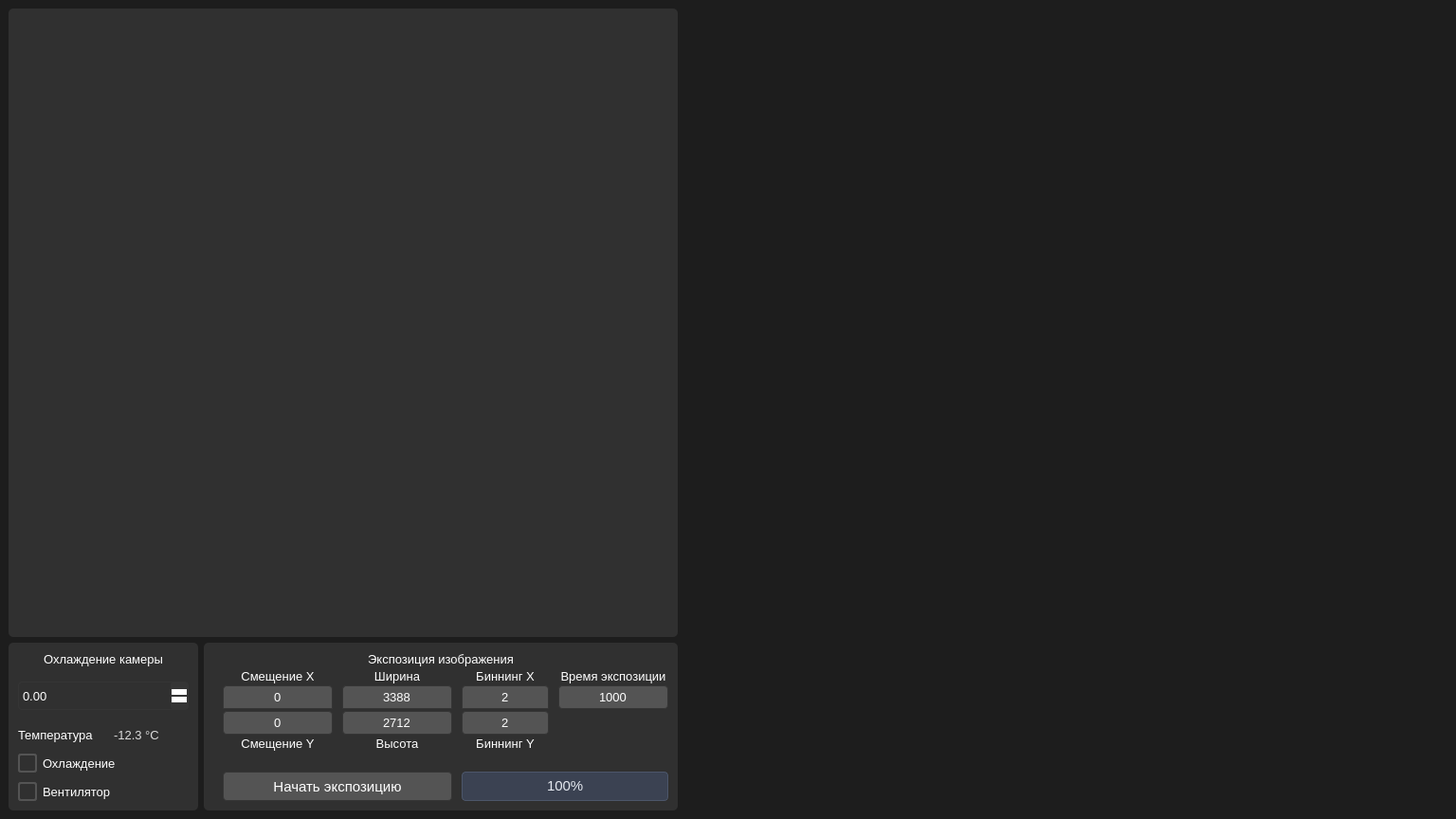
<?xml version="1.0" encoding="UTF-8"?>
<ui version="4.0">
 <class>MainWindow</class>
 <widget class="QMainWindow" name="MainWindow">
  <property name="geometry">
   <rect>
    <x>0</x>
    <y>0</y>
    <width>1536</width>
    <height>864</height>
   </rect>
  </property>
  <property name="minimumSize">
   <size>
    <width>0</width>
    <height>0</height>
   </size>
  </property>
  <property name="windowTitle">
   <string>MainWindow</string>
  </property>
  <property name="styleSheet">
   <string notr="true">/* Глобальные настройки */
QWidget {
    background-color: rgba(30, 34, 45, 255);
    font-family: &quot;MS Shell Dlg 2&quot;;
    color: #D8DEE9;
}

/* Глобальные настройки */
QFrame {
 	background-color: #2E3440;
    border-radius: 5px;
    padding: 0px;
}


/* Кнопки */
QPushButton {
    background-color: #3B4252;
    border: 1px solid rgba(80, 85, 95, 255);
    color: #D8DEE9;
    padding:0px;
    border-radius: 4px;
    font-family: &quot;MS Shell Dlg 2&quot;;
}
QPushButton:hover {
    background-color: #434C5E;
    border: 1px solid #5E81AC;
}
QPushButton:pressed {
    background-color: #2E3440;
    border: 1px solid #3A7CA5;
    color: #88C0D0;
}
QPushButton:disabled {
    background-color: qlineargradient(spread:pad, x1:0, y1:0, x2:0, y2:1, stop:0 rgba(30, 34, 45, 255), stop:1 rgba(20, 24, 35, 255));
    border: 1px solid rgba(60, 65, 75, 255);
    color: rgba(100, 100, 100, 255);
}

QSlider
{
 	background-color: #2E3440;
}

/* Слайдеры (без изменений) */
QSlider::groove:horizontal {
    border: 1px solid #4C566A;
    height: 6px;
    background: qlineargradient(
        x1:0, y1:0, x2:0, y2:1,
        stop:0 #3B4252, stop:1 #2E3440
    );
    border-radius: 3px;
    margin: 0 12px;
}
QSlider::handle:horizontal {
    background: qlineargradient(
        x1:0, y1:0, x2:0, y2:1,
        stop:0 #5E81AC, stop:0.5 #81A1C1, stop:1 #3A7CA5
    );
    border: 1px solid #3A7CA5;
    width: 20px;
    height: 28px;
    margin: -11px 0;
    border-top-left-radius: 4px;
    border-top-right-radius: 4px;
    border-bottom-left-radius: 2px;
    border-bottom-right-radius: 2px;
    position: relative;
}
QSlider::handle:horizontal::before {
    content: &quot;&quot;;
    position: absolute;
    top: -4px;
    left: 0px;
    width: 12px;
    height: 8px;
    background: qlineargradient(
        x1:0, y1:0, x2:0, y2:1,
        stop:0 #81A1C1, stop:1 #5E81AC
    );
    border: 1px solid #3A7CA5;
    border-bottom: none;
    border-top-left-radius: 3px;
    border-top-right-radius: 3px;
    box-shadow: 0 2px 4px rgba(0,0,0,0.4);
}
QSlider::handle:horizontal:hover {
    background: qlineargradient(
        x1:0, y1:0, x2:0, y2:1,
        stop:0 #88C0D0, stop:0.5 #A3B8D1, stop:1 #5E81AC
    );
    border: 1px solid #81A1C1;
}
QSlider::handle:horizontal:pressed {
    background: qlineargradient(
        x1:0, y1:0, x2:0, y2:1,
        stop:0 #A3B8D1, stop:0.5 #88C0D0, stop:1 #81A1C1
    );
    border: 1px solid #88C0D0;
}

/* Текст */
QLabel {
    color: #D8DEE9;
    background-color: transparent;
    border: none;
    padding: 0px;
    font-weight: normal;
    font-family: &quot;MS Shell Dlg 2&quot;;
}

/* Другие текстовые элементы */
QLineEdit, QComboBox, QTextEdit, QSpinBox, QMenuBar, QMenu {
    font-family: &quot;MS Shell Dlg 2&quot;;
    color: #D8DEE9;
}

/* Чекбокс */
QCheckBox {
    spacing: 6px;
    color: #D8DEE9;
    background-color:  rgba(0, 0, 0, 0);
    font-family: &quot;MS Shell Dlg 2&quot;;
}

QCheckBox::indicator {
    width: 16px;
    height: 16px;
    border-radius: 4px;
    border: 1.5px solid rgba(80, 85, 95, 255);
    background-color: #3B4252;
}

QCheckBox::indicator:hover {
    border-color: #5E81AC;
    background-color: #434C5E;
}

QCheckBox::indicator:pressed {
    background-color: #2E3440;
    border-color: #3A7CA5;
}

QCheckBox::indicator:checked {
    background-color: #5E81AC;
    border: 1.5px solid #81A1C1;
}

QCheckBox::indicator:checked:hover {
    background-color: #81A1C1;
    border-color: #A3B8D1;
}

QCheckBox::indicator:checked:pressed {
    background-color: #88C0D0;
    border-color: #5E81AC;
}
</string>
  </property>
  <widget class="QWidget" name="StarLight_window">
   <property name="styleSheet">
    <string notr="true">/* ===== ТЁМНАЯ ТЕМА (СЕРЫЙ + СИНИЙ) ===== */
/* Глобальные настройки */
QWidget {
    background-color: #1d1d1d;
}

QStackedWidget {
    background-color: #303030;
}


/* Фреймы */
QFrame {
    background-color: #303030; /* Фон фреймов */
    border-radius: 5px;
    padding: 0px;
    border: 0px solid #353535; /* Граница фреймов */
}

/* Основные кнопки */
QPushButton {
    background-color: #545454; /* Стандартный серый */
    border: 1px solid #353535;
    color: #ffffff;
    border-radius: 4px;
    font-family: &quot;MS Shell Dlg 2&quot;;
}

QPushButton:hover {
    border: 1px solid #6c7d9d; /* Светло-синяя граница */
}

QPushButton:pressed {
    background-color: #303030; /* Темнее при нажатии */
    border: 1px solid #4d6490; /* Тёмно-синий */
    color: #ffffff;
}

QPushButton:checked {
    background-color: #1d1d1d;
    border: 1px solid #4d6490; /* Синий для выделенных */
    color: #ffffff;
}

QPushButton:disabled {
    background-color: #242424;
    border: 1px solid #353535;
    color: #797979; /* Серый текст */
}

/* Текст */
QLabel {
    color: #ffffff;
    background-color: transparent;
    border: none;
    padding: 0px;
    font-weight: normal;
    font-family: &quot;MS Shell Dlg 2&quot;;
}

QLabel:disabled {
    color: #797979; /* Серый для неактивных */
}

/* Поля ввода */
QLineEdit {
    background-color: #545454;
    border: 1px solid #353535;
    color: #ffffff;
    padding: 0px 8px;
    border-radius: 4px;
    selection-background-color: #4d6490; /* Синий для выделения текста */
    selection-color: #ffffff;
}

QLineEdit:hover {
    border: 1px solid #6c7d9d; /* Светло-синяя граница */
}

QLineEdit:focus {
    border: 1px solid #6c7d9d; /* Светло-синий при фокусе */
    background-color: #303030;
}

QLineEdit:disabled {
    background-color: #242424;
    border: 1px solid #353535;
    color: #797979;
}

QLineEdit[readOnly=&quot;true&quot;] {
    background-color: #303030;
    color: #cccccc;
}


/* Чекбоксы */
QCheckBox {
    spacing: 6px;
    color: #ffffff;
    background-color: transparent;
    font-family: &quot;MS Shell Dlg 2&quot;;
}

QCheckBox:disabled {
    color: #797979;
}

QCheckBox::indicator {
    width: 16px;
    height: 16px;
    border-radius: 3px;
    border: 1.5px solid #545454;
    background-color: #303030;
}

QCheckBox::indicator:hover {
    border-color: #6c7d9d; /* Синий при наведении */
    background-color: #353535;
}

QCheckBox::indicator:checked {
    background-color: #4d6490; /* Синий фон */
    border: 1.5px solid #6c7d9d; /* Светло-синяя граница */
}

QCheckBox::indicator:checked:hover {
    background-color: #6c7d9d; /* Светлее синий */
    border-color: #8a9bb9;
}

QCheckBox::indicator:disabled {
    background-color: #242424;
    border: 1.5px solid #353535;
}

QCheckBox::indicator:checked:disabled {
    background-color: #3a4a6b; /* Тёмно-синий */
    border: 1.5px solid #353535;
}

/* Группбоксы */
QGroupBox {
    border: 1px solid #353535;
    border-radius: 5px;
    margin-top: 20px;
    padding-top: 10px;
    background-color: #3d3d3d;
    color: #ffffff;
    font-family: &quot;MS Shell Dlg 2&quot;;

}

QGroupBox::title {
    subcontrol-origin: margin;
    subcontrol-position: top left;
    padding: 0px 8px;
    background-color: transparent;
}

/* Прогресс-бар */
QProgressBar {
    background-color: #303030;
    border: 1px solid #353535;
    border-radius: 4px;
    text-align: center;
    color: #ffffff;
    font-family: &quot;MS Shell Dlg 2&quot;;
}

QProgressBar:disabled {
    color: #797979;
}

QProgressBar::chunk {
    background: qlineargradient(
        x1:0, y1:0, x2:1, y2:0,
        stop:0 #4d6490, stop:1 #6c7d9d  /* Синий градиент */
    );
    border-radius: 3px;
}

QProgressBar::chunk:disabled {
    background: #545454; /* Серый для неактивных */
}

/* Слайдеры */
QSlider {
    background-color: transparent;
}

/* Горизонтальные слайдеры */
QSlider::groove:horizontal {
    border: 1px solid #353535;
    height: 6px;
    background: qlineargradient(
        x1:0, y1:0, x2:0, y2:1,
        stop:0 #303030, stop:1 #1d1d1d
    );
    border-radius: 3px;
    margin: 0 6px;
}

QSlider::groove:horizontal:disabled {
    border: 1px solid #353535;
    background: #242424;
}

QSlider::handle:horizontal {
    background: #6c7d9d; /* Синий ползунок */
    border: 1px solid #8a9bb9;
    width: 8px;
    height: 14px;
    margin: -6px 0;
    border-radius: 4px;
}

QSlider::handle:horizontal:hover {
    background: #8a9bb9; /* Светло-синий при наведении */
    border: 1px solid #a8b9d6;
}

QSlider::handle:horizontal:disabled {
    background: #545454;
    border: 1px solid #353535;
}

/* Вертикальные слайдеры */
QSlider::groove:vertical {
    border: 1px solid #353535;
    width: 6px;
    background: qlineargradient(
        x1:0, y1:0, x2:1, y2:0,
        stop:0 #303030, stop:1 #1d1d1d
    );
    border-radius: 3px;
    margin: 6px 0;
}

QSlider::handle:vertical {
    background: #6c7d9d;
    border: 1px solid #8a9bb9;
    width: 14px;
    height: 8px;
    margin: 0 -6px;
    border-radius: 4px;
}

QSlider::handle:vertical:hover {
    background: #8a9bb9;
    border: 1px solid #a8b9d6;
}

/* Спинбоксы */
QSpinBox, QDoubleSpinBox {
    background-color: #303030;
    border: 1px solid #353535;
    color: #ffffff;
    padding: 2px;
    border-radius: 4px;
}

QSpinBox:hover, QDoubleSpinBox:hover {
    border: 1px solid #545454; /* Светло-серая граница */
}

QSpinBox:focus, QDoubleSpinBox:focus {
    border: 1px solid #6c7d9d; /* Светло-синий при фокусе */
}

QSpinBox::up-button, QDoubleSpinBox::up-button,
QSpinBox::down-button, QDoubleSpinBox::down-button {
    border: 1px solid #353535;
    background-color: #353535;
    width: 16px;
    border-radius: 2px;
}

QSpinBox::up-button:hover, QDoubleSpinBox::up-button:hover,
QSpinBox::down-button:hover, QDoubleSpinBox::down-button:hover {
    background-color: #3d3d3d;
    border: 1px solid #545454;
}

QSpinBox::up-arrow, QDoubleSpinBox::up-arrow {
    border-left: 3px solid transparent;
    border-right: 3px solid transparent;
    border-bottom: 6px solid #ffffff;
}

QSpinBox::down-arrow, QDoubleSpinBox::down-arrow {
    border-left: 3px solid transparent;
    border-right: 3px solid transparent;
    border-top: 6px solid #ffffff;
}

/* Меню */
QMenuBar {
    background-color: #1d1d1d;
    color: #ffffff;
    border-bottom: 1px solid #353535;
}

QMenuBar::item {
    padding: 5px 10px;
    background-color: transparent;
}

QMenuBar::item:selected {
    background-color: #353535;
}

QMenuBar::item:pressed {
    background-color: #4d6490; /* Синий при нажатии */
}

QMenu {
    background-color: #303030;
    color: #ffffff;
    border: 1px solid #353535;
    padding: 5px;
}

QMenu::item {
    padding: 5px 20px 5px 20px;
}

QMenu::item:selected {
    background-color: #4d6490; /* Синий фон выбора */
}

QMenu::item:disabled {
    color: #797979;
}

QMenu::separator {
    height: 1px;
    background-color: #353535;
    margin: 5px 10px;
}

/* Таблицы */
QTableView, QTableWidget {
    background-color: #303030;
    color: #ffffff;
    border: 1px solid #353535;
    gridline-color: #353535;
    alternate-background-color: #2b2b2b;
}

QHeaderView::section {
    background-color: #353535;
    color: #ffffff;
    padding: 5px;
    border: 1px solid #545454;
}

QHeaderView::section:hover {
    background-color: #3d3d3d;
}

QTableView::item:selected, QTableWidget::item:selected {
    background-color: #4d6490; /* Синий фон выделения */
    color: #ffffff;
}

QTableView::item:focus, QTableWidget::item:focus {
    background-color: #6c7d9d; /* Светло-синий при фокусе */
    border: 1px solid #8a9bb9;
}

/* Вкладки */
QTabWidget::pane {
    border: 1px solid #353535;
    background-color: #303030;
}

QTabBar::tab {
    background-color: #353535;
    color: #ffffff;
    padding: 6px 12px;
    margin-right: 2px;
    border: 1px solid #545454;
    border-bottom: none;
    border-top-left-radius: 4px;
    border-top-right-radius: 4px;
}

QTabBar::tab:hover {
    background-color: #3d3d3d;
    border-color: #545454;
}

QTabBar::tab:selected {
    background-color: #303030;
    border-color: #6c7d9d; /* Синяя граница для активной вкладки */
    border-bottom-color: #303030; /* Сливаем с фоном */
}

QTabBar::tab:!selected {
    margin-top: 2px; /* Немного поднимаем неактивные вкладки */
}

/* Скроллбары */
QScrollBar:vertical, QScrollBar:horizontal {
    background-color: #303030;
    border: 1px solid #353535;
    border-radius: 3px;
    width: 12px;
    height: 12px;
}

QScrollBar::handle:vertical, QScrollBar::handle:horizontal {
    background-color: #353535;
    border-radius: 5px;
    min-height: 20px;
    min-width: 20px;
}

QScrollBar::handle:vertical:hover, QScrollBar::handle:horizontal:hover {
    background-color: #3d3d3d;
}

QScrollBar::handle:vertical:pressed, QScrollBar::handle:horizontal:pressed {
    background-color: #4d6490; /* Синий при нажатии */
}

QScrollBar::add-line, QScrollBar::sub-line {
    background-color: #303030;
    border: none;
}

QScrollBar::add-page, QScrollBar::sub-page {
    background-color: #303030;
}</string>
   </property>
   <layout class="QGridLayout" name="gridLayout_4">
    <item row="0" column="0">
     <layout class="QGridLayout" name="gridLayout">
      <item row="1" column="0">
       <widget class="QFrame" name="BG_9">
        <property name="sizePolicy">
         <sizepolicy hsizetype="Preferred" vsizetype="Preferred">
          <horstretch>0</horstretch>
          <verstretch>0</verstretch>
         </sizepolicy>
        </property>
        <property name="maximumSize">
         <size>
          <width>200</width>
          <height>177</height>
         </size>
        </property>
        <property name="frameShape">
         <enum>QFrame::StyledPanel</enum>
        </property>
        <property name="frameShadow">
         <enum>QFrame::Raised</enum>
        </property>
        <layout class="QGridLayout" name="gridLayout_3">
         <property name="leftMargin">
          <number>10</number>
         </property>
         <property name="topMargin">
          <number>10</number>
         </property>
         <property name="rightMargin">
          <number>10</number>
         </property>
         <property name="bottomMargin">
          <number>10</number>
         </property>
         <property name="spacing">
          <number>10</number>
         </property>
         <item row="2" column="0" colspan="2">
          <widget class="QDoubleSpinBox" name="Temperature_spin_box">
           <property name="sizePolicy">
            <sizepolicy hsizetype="Minimum" vsizetype="Preferred">
             <horstretch>0</horstretch>
             <verstretch>0</verstretch>
            </sizepolicy>
           </property>
           <property name="minimumSize">
            <size>
             <width>74</width>
             <height>30</height>
            </size>
           </property>
           <property name="font">
            <font>
             <pointsize>10</pointsize>
            </font>
           </property>
           <property name="styleSheet">
            <string notr="true"/>
           </property>
          </widget>
         </item>
         <item row="4" column="1">
          <widget class="QLineEdit" name="Current_temp_label">
           <property name="enabled">
            <bool>true</bool>
           </property>
           <property name="sizePolicy">
            <sizepolicy hsizetype="Fixed" vsizetype="Fixed">
             <horstretch>0</horstretch>
             <verstretch>0</verstretch>
            </sizepolicy>
           </property>
           <property name="font">
            <font>
             <family>MS Shell Dlg 2</family>
             <pointsize>10</pointsize>
            </font>
           </property>
           <property name="cursor">
            <cursorShape>ArrowCursor</cursorShape>
           </property>
           <property name="mouseTracking">
            <bool>false</bool>
           </property>
           <property name="focusPolicy">
            <enum>Qt::NoFocus</enum>
           </property>
           <property name="toolTipDuration">
            <number>0</number>
           </property>
           <property name="layoutDirection">
            <enum>Qt::LeftToRight</enum>
           </property>
           <property name="styleSheet">
            <string notr="true">QLineEdit {
    background-color:  rgba(80, 85, 95, 0);
    border: 1px solid rgba(80, 85, 95, 0);
    color: rgba(220, 220, 220, 255);
    border-radius: 4px;
}
</string>
           </property>
           <property name="text">
            <string>-12.3 °C</string>
           </property>
           <property name="cursorPosition">
            <number>8</number>
           </property>
           <property name="alignment">
            <set>Qt::AlignLeading|Qt::AlignLeft|Qt::AlignVCenter</set>
           </property>
           <property name="readOnly">
            <bool>true</bool>
           </property>
          </widget>
         </item>
         <item row="0" column="0" colspan="2">
          <widget class="QLabel" name="label_38">
           <property name="font">
            <font>
             <family>MS Shell Dlg 2</family>
             <pointsize>10</pointsize>
             <weight>50</weight>
             <bold>false</bold>
            </font>
           </property>
           <property name="styleSheet">
            <string notr="true"/>
           </property>
           <property name="text">
            <string>Охлаждение камеры</string>
           </property>
           <property name="alignment">
            <set>Qt::AlignCenter</set>
           </property>
          </widget>
         </item>
         <item row="4" column="0">
          <widget class="QLabel" name="label_40">
           <property name="font">
            <font>
             <family>MS Shell Dlg 2</family>
             <pointsize>10</pointsize>
             <weight>50</weight>
             <bold>false</bold>
            </font>
           </property>
           <property name="styleSheet">
            <string notr="true"/>
           </property>
           <property name="text">
            <string>Температура</string>
           </property>
           <property name="textFormat">
            <enum>Qt::AutoText</enum>
           </property>
           <property name="alignment">
            <set>Qt::AlignLeading|Qt::AlignLeft|Qt::AlignVCenter</set>
           </property>
          </widget>
         </item>
         <item row="3" column="0">
          <spacer name="verticalSpacer_3">
           <property name="orientation">
            <enum>Qt::Vertical</enum>
           </property>
           <property name="sizeType">
            <enum>QSizePolicy::Expanding</enum>
           </property>
           <property name="sizeHint" stdset="0">
            <size>
             <width>20</width>
             <height>20</height>
            </size>
           </property>
          </spacer>
         </item>
         <item row="1" column="0" colspan="2">
          <spacer name="verticalSpacer_2">
           <property name="orientation">
            <enum>Qt::Vertical</enum>
           </property>
           <property name="sizeType">
            <enum>QSizePolicy::Expanding</enum>
           </property>
           <property name="sizeHint" stdset="0">
            <size>
             <width>20</width>
             <height>20</height>
            </size>
           </property>
          </spacer>
         </item>
         <item row="6" column="0" colspan="2">
          <widget class="QCheckBox" name="Fan_checkBox">
           <property name="sizePolicy">
            <sizepolicy hsizetype="Minimum" vsizetype="Preferred">
             <horstretch>0</horstretch>
             <verstretch>0</verstretch>
            </sizepolicy>
           </property>
           <property name="font">
            <font>
             <pointsize>10</pointsize>
            </font>
           </property>
           <property name="styleSheet">
            <string notr="true"/>
           </property>
           <property name="text">
            <string>Вентилятор</string>
           </property>
          </widget>
         </item>
         <item row="5" column="0" colspan="2">
          <widget class="QCheckBox" name="Cooling_checkBox">
           <property name="sizePolicy">
            <sizepolicy hsizetype="Minimum" vsizetype="Preferred">
             <horstretch>0</horstretch>
             <verstretch>0</verstretch>
            </sizepolicy>
           </property>
           <property name="font">
            <font>
             <pointsize>10</pointsize>
            </font>
           </property>
           <property name="styleSheet">
            <string notr="true"/>
           </property>
           <property name="text">
            <string>Охлаждение</string>
           </property>
          </widget>
         </item>
        </layout>
       </widget>
      </item>
      <item row="1" column="1">
       <widget class="QFrame" name="BG_10">
        <property name="sizePolicy">
         <sizepolicy hsizetype="Preferred" vsizetype="Fixed">
          <horstretch>0</horstretch>
          <verstretch>0</verstretch>
         </sizepolicy>
        </property>
        <property name="maximumSize">
         <size>
          <width>500</width>
          <height>177</height>
         </size>
        </property>
        <property name="frameShape">
         <enum>QFrame::StyledPanel</enum>
        </property>
        <property name="frameShadow">
         <enum>QFrame::Raised</enum>
        </property>
        <layout class="QGridLayout" name="gridLayout_2">
         <property name="leftMargin">
          <number>10</number>
         </property>
         <property name="topMargin">
          <number>10</number>
         </property>
         <property name="rightMargin">
          <number>10</number>
         </property>
         <property name="bottomMargin">
          <number>10</number>
         </property>
         <property name="horizontalSpacing">
          <number>10</number>
         </property>
         <property name="verticalSpacing">
          <number>2</number>
         </property>
         <item row="10" column="1" colspan="2">
          <widget class="QPushButton" name="start_exposure">
           <property name="minimumSize">
            <size>
             <width>0</width>
             <height>31</height>
            </size>
           </property>
           <property name="font">
            <font>
             <family>MS Shell Dlg 2</family>
             <pointsize>11</pointsize>
            </font>
           </property>
           <property name="styleSheet">
            <string notr="true"/>
           </property>
           <property name="text">
            <string>Начать экспозицию</string>
           </property>
          </widget>
         </item>
         <item row="8" column="3" colspan="2">
          <widget class="QLabel" name="label_48">
           <property name="font">
            <font>
             <family>MS Shell Dlg 2</family>
             <pointsize>10</pointsize>
             <weight>50</weight>
             <bold>false</bold>
            </font>
           </property>
           <property name="styleSheet">
            <string notr="true"/>
           </property>
           <property name="text">
            <string>Биннинг Y</string>
           </property>
           <property name="alignment">
            <set>Qt::AlignCenter</set>
           </property>
          </widget>
         </item>
         <item row="7" column="3" colspan="2">
          <widget class="QLineEdit" name="exp_bin_y">
           <property name="minimumSize">
            <size>
             <width>0</width>
             <height>25</height>
            </size>
           </property>
           <property name="maximumSize">
            <size>
             <width>16777215</width>
             <height>25</height>
            </size>
           </property>
           <property name="font">
            <font>
             <family>MS Shell Dlg 2</family>
             <pointsize>10</pointsize>
            </font>
           </property>
           <property name="styleSheet">
            <string notr="true">    border-bottom-left-radius: 4px;
    border-bottom-right-radius:4px;</string>
           </property>
           <property name="text">
            <string>2</string>
           </property>
           <property name="alignment">
            <set>Qt::AlignCenter</set>
           </property>
          </widget>
         </item>
         <item row="8" column="1">
          <widget class="QLabel" name="label_44">
           <property name="font">
            <font>
             <family>MS Shell Dlg 2</family>
             <pointsize>10</pointsize>
             <weight>50</weight>
             <bold>false</bold>
            </font>
           </property>
           <property name="styleSheet">
            <string notr="true"/>
           </property>
           <property name="text">
            <string>Смещение Y</string>
           </property>
           <property name="alignment">
            <set>Qt::AlignCenter</set>
           </property>
          </widget>
         </item>
         <item row="7" column="2">
          <widget class="QLineEdit" name="exp_height">
           <property name="minimumSize">
            <size>
             <width>0</width>
             <height>25</height>
            </size>
           </property>
           <property name="maximumSize">
            <size>
             <width>16777215</width>
             <height>25</height>
            </size>
           </property>
           <property name="font">
            <font>
             <family>MS Shell Dlg 2</family>
             <pointsize>10</pointsize>
            </font>
           </property>
           <property name="styleSheet">
            <string notr="true">    border-bottom-left-radius: 4px;
    border-bottom-right-radius:4px;</string>
           </property>
           <property name="text">
            <string>2712</string>
           </property>
           <property name="alignment">
            <set>Qt::AlignCenter</set>
           </property>
          </widget>
         </item>
         <item row="10" column="3" colspan="3">
          <widget class="QProgressBar" name="StarLight_progressBar">
           <property name="minimumSize">
            <size>
             <width>0</width>
             <height>31</height>
            </size>
           </property>
           <property name="font">
            <font>
             <family>MS Shell Dlg 2</family>
             <pointsize>11</pointsize>
            </font>
           </property>
           <property name="layoutDirection">
            <enum>Qt::LeftToRight</enum>
           </property>
           <property name="styleSheet">
            <string notr="true">/* --- Progress Bar --- */
QProgressBar {
    background-color: #3B4252;    /* Цвет фона */
    border: 1px solid #4C566A;    /* Граница */
    border-radius: 4px;
    text-align: center;
    color: #E5E9F0;               /* Цвет текста */
}

QProgressBar::chunk {
    background: qlineargradient(
        x1:0, y1:0, x2:1, y2:0,
        stop:0 #3A7CA5, stop:1 #4F9CD6
    );
}</string>
           </property>
           <property name="value">
            <number>100</number>
           </property>
          </widget>
         </item>
         <item row="8" column="2">
          <widget class="QLabel" name="label_43">
           <property name="font">
            <font>
             <family>MS Shell Dlg 2</family>
             <pointsize>10</pointsize>
             <weight>50</weight>
             <bold>false</bold>
            </font>
           </property>
           <property name="styleSheet">
            <string notr="true"/>
           </property>
           <property name="text">
            <string>Высота</string>
           </property>
           <property name="alignment">
            <set>Qt::AlignCenter</set>
           </property>
          </widget>
         </item>
         <item row="7" column="1">
          <widget class="QLineEdit" name="exp_y0">
           <property name="minimumSize">
            <size>
             <width>0</width>
             <height>25</height>
            </size>
           </property>
           <property name="maximumSize">
            <size>
             <width>16777215</width>
             <height>25</height>
            </size>
           </property>
           <property name="font">
            <font>
             <family>MS Shell Dlg 2</family>
             <pointsize>10</pointsize>
            </font>
           </property>
           <property name="styleSheet">
            <string notr="true">    border-bottom-left-radius: 4px;
    border-bottom-right-radius:4px;
</string>
           </property>
           <property name="text">
            <string>0</string>
           </property>
           <property name="alignment">
            <set>Qt::AlignCenter</set>
           </property>
          </widget>
         </item>
         <item row="4" column="5">
          <widget class="QLabel" name="label_50">
           <property name="font">
            <font>
             <family>MS Shell Dlg 2</family>
             <pointsize>10</pointsize>
             <weight>50</weight>
             <bold>false</bold>
            </font>
           </property>
           <property name="styleSheet">
            <string notr="true"/>
           </property>
           <property name="text">
            <string>Время экспозиции</string>
           </property>
           <property name="alignment">
            <set>Qt::AlignCenter</set>
           </property>
           <property name="wordWrap">
            <bool>false</bool>
           </property>
          </widget>
         </item>
         <item row="6" column="5">
          <widget class="QLineEdit" name="exp_time">
           <property name="minimumSize">
            <size>
             <width>0</width>
             <height>25</height>
            </size>
           </property>
           <property name="maximumSize">
            <size>
             <width>16777215</width>
             <height>25</height>
            </size>
           </property>
           <property name="font">
            <font>
             <family>MS Shell Dlg 2</family>
             <pointsize>10</pointsize>
            </font>
           </property>
           <property name="styleSheet">
            <string notr="true">    border-radius: 4px;</string>
           </property>
           <property name="text">
            <string>1000</string>
           </property>
           <property name="alignment">
            <set>Qt::AlignCenter</set>
           </property>
          </widget>
         </item>
         <item row="6" column="1">
          <widget class="QLineEdit" name="exp_x0">
           <property name="minimumSize">
            <size>
             <width>0</width>
             <height>25</height>
            </size>
           </property>
           <property name="maximumSize">
            <size>
             <width>16777215</width>
             <height>25</height>
            </size>
           </property>
           <property name="font">
            <font>
             <family>MS Shell Dlg 2</family>
             <pointsize>10</pointsize>
            </font>
           </property>
           <property name="styleSheet">
            <string notr="true">    border-top-left-radius: 4px;
    border-top-right-radius: 4px;

    border-bottom-left-radius: 0px;
    border-bottom-right-radius: 0px;</string>
           </property>
           <property name="text">
            <string>0</string>
           </property>
           <property name="alignment">
            <set>Qt::AlignCenter</set>
           </property>
          </widget>
         </item>
         <item row="6" column="2">
          <widget class="QLineEdit" name="exp_width">
           <property name="minimumSize">
            <size>
             <width>0</width>
             <height>25</height>
            </size>
           </property>
           <property name="maximumSize">
            <size>
             <width>16777215</width>
             <height>25</height>
            </size>
           </property>
           <property name="font">
            <font>
             <family>MS Shell Dlg 2</family>
             <pointsize>10</pointsize>
            </font>
           </property>
           <property name="styleSheet">
            <string notr="true">    border-top-left-radius: 4px;
    border-top-right-radius: 4px;

    border-bottom-left-radius: 0px;
    border-bottom-right-radius: 0px;</string>
           </property>
           <property name="text">
            <string>3388</string>
           </property>
           <property name="alignment">
            <set>Qt::AlignCenter</set>
           </property>
          </widget>
         </item>
         <item row="4" column="1">
          <widget class="QLabel" name="label_45">
           <property name="font">
            <font>
             <family>MS Shell Dlg 2</family>
             <pointsize>10</pointsize>
             <weight>50</weight>
             <bold>false</bold>
            </font>
           </property>
           <property name="styleSheet">
            <string notr="true"/>
           </property>
           <property name="text">
            <string>Смещение X</string>
           </property>
           <property name="scaledContents">
            <bool>true</bool>
           </property>
           <property name="alignment">
            <set>Qt::AlignCenter</set>
           </property>
           <property name="wordWrap">
            <bool>false</bool>
           </property>
          </widget>
         </item>
         <item row="4" column="2">
          <widget class="QLabel" name="label_42">
           <property name="font">
            <font>
             <family>MS Shell Dlg 2</family>
             <pointsize>10</pointsize>
             <weight>50</weight>
             <bold>false</bold>
            </font>
           </property>
           <property name="styleSheet">
            <string notr="true"/>
           </property>
           <property name="text">
            <string>Ширина</string>
           </property>
           <property name="alignment">
            <set>Qt::AlignCenter</set>
           </property>
          </widget>
         </item>
         <item row="4" column="3" colspan="2">
          <widget class="QLabel" name="label_49">
           <property name="font">
            <font>
             <family>MS Shell Dlg 2</family>
             <pointsize>10</pointsize>
             <weight>50</weight>
             <bold>false</bold>
            </font>
           </property>
           <property name="styleSheet">
            <string notr="true"/>
           </property>
           <property name="text">
            <string>Биннинг X</string>
           </property>
           <property name="alignment">
            <set>Qt::AlignCenter</set>
           </property>
          </widget>
         </item>
         <item row="9" column="1" colspan="5">
          <spacer name="verticalSpacer">
           <property name="orientation">
            <enum>Qt::Vertical</enum>
           </property>
           <property name="sizeType">
            <enum>QSizePolicy::Fixed</enum>
           </property>
           <property name="sizeHint" stdset="0">
            <size>
             <width>20</width>
             <height>20</height>
            </size>
           </property>
          </spacer>
         </item>
         <item row="6" column="3" colspan="2">
          <widget class="QLineEdit" name="exp_bin_x">
           <property name="minimumSize">
            <size>
             <width>0</width>
             <height>25</height>
            </size>
           </property>
           <property name="maximumSize">
            <size>
             <width>16777215</width>
             <height>25</height>
            </size>
           </property>
           <property name="font">
            <font>
             <family>MS Shell Dlg 2</family>
             <pointsize>10</pointsize>
            </font>
           </property>
           <property name="styleSheet">
            <string notr="true">    border-top-left-radius: 4px;
    border-top-right-radius: 4px;

    border-bottom-left-radius: 0px;
    border-bottom-right-radius: 0px;</string>
           </property>
           <property name="text">
            <string>2</string>
           </property>
           <property name="alignment">
            <set>Qt::AlignCenter</set>
           </property>
          </widget>
         </item>
         <item row="0" column="0" rowspan="3" colspan="6">
          <widget class="QLabel" name="label_41">
           <property name="font">
            <font>
             <family>MS Shell Dlg 2</family>
             <pointsize>10</pointsize>
             <weight>50</weight>
             <bold>false</bold>
            </font>
           </property>
           <property name="styleSheet">
            <string notr="true"/>
           </property>
           <property name="text">
            <string>Экспозиция изображения</string>
           </property>
           <property name="alignment">
            <set>Qt::AlignCenter</set>
           </property>
          </widget>
         </item>
         <item row="3" column="1" colspan="5">
          <spacer name="verticalSpacer_4">
           <property name="orientation">
            <enum>Qt::Vertical</enum>
           </property>
           <property name="sizeHint" stdset="0">
            <size>
             <width>20</width>
             <height>40</height>
            </size>
           </property>
          </spacer>
         </item>
         <item row="8" column="5">
          <widget class="QLabel" name="progressBar_label">
           <property name="layoutDirection">
            <enum>Qt::LeftToRight</enum>
           </property>
           <property name="text">
            <string/>
           </property>
           <property name="alignment">
            <set>Qt::AlignRight|Qt::AlignTrailing|Qt::AlignVCenter</set>
           </property>
          </widget>
         </item>
        </layout>
       </widget>
      </item>
      <item row="0" column="3" rowspan="2">
       <widget class="QLabel" name="Main_Image">
        <property name="sizePolicy">
         <sizepolicy hsizetype="Preferred" vsizetype="Preferred">
          <horstretch>0</horstretch>
          <verstretch>0</verstretch>
         </sizepolicy>
        </property>
        <property name="minimumSize">
         <size>
          <width>200</width>
          <height>200</height>
         </size>
        </property>
        <property name="font">
         <font>
          <family>MS Shell Dlg 2</family>
          <pointsize>11</pointsize>
          <weight>50</weight>
          <bold>false</bold>
         </font>
        </property>
        <property name="styleSheet">
         <string notr="true"/>
        </property>
        <property name="frameShape">
         <enum>QFrame::Box</enum>
        </property>
        <property name="text">
         <string/>
        </property>
       </widget>
      </item>
      <item row="0" column="0" colspan="2">
       <widget class="QFrame" name="frame">
        <property name="frameShape">
         <enum>QFrame::StyledPanel</enum>
        </property>
        <property name="frameShadow">
         <enum>QFrame::Raised</enum>
        </property>
       </widget>
      </item>
     </layout>
    </item>
   </layout>
  </widget>
 </widget>
 <resources/>
 <connections/>
</ui>
